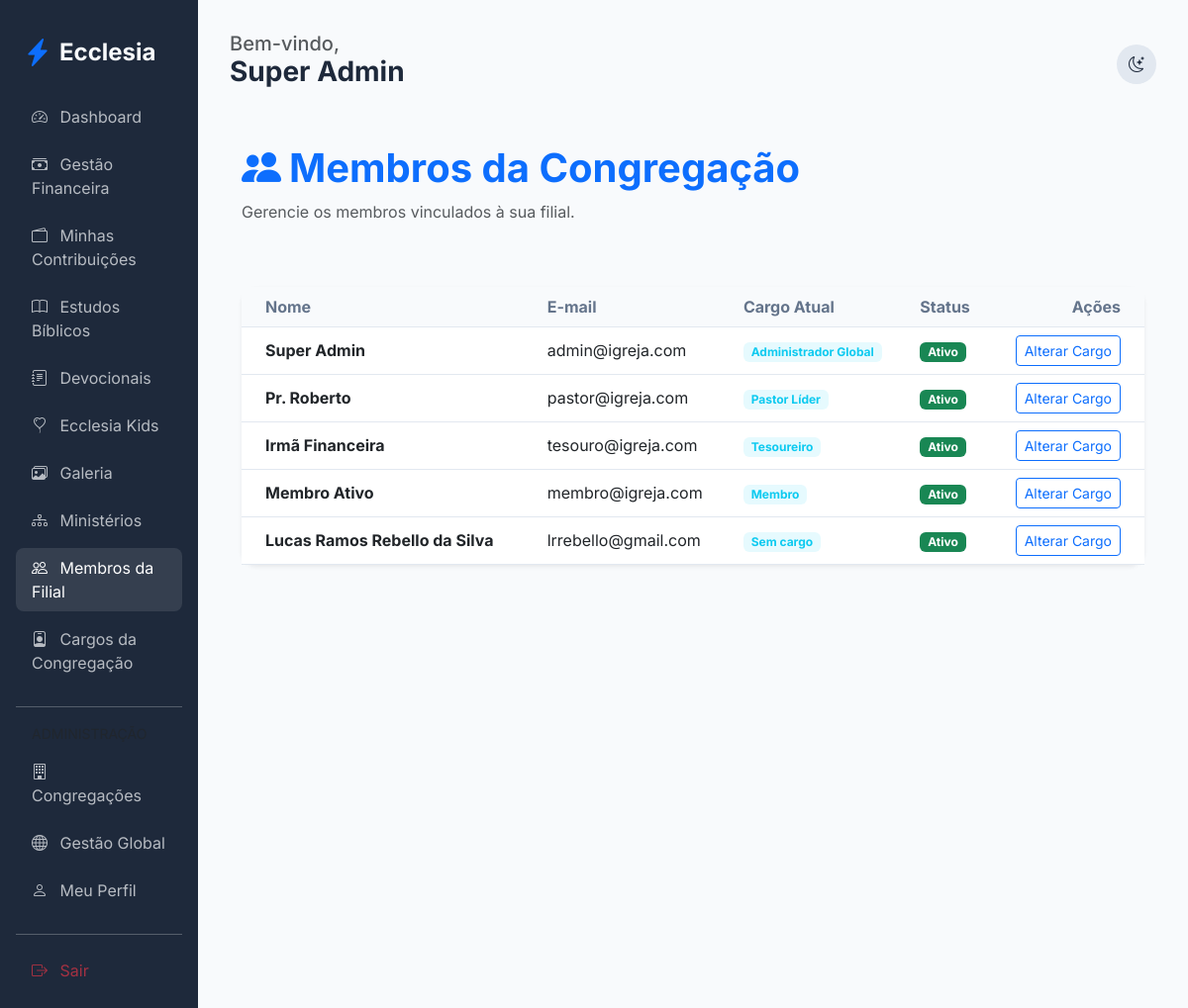
Before: /members/my-church/members (signed in) with the older database file.
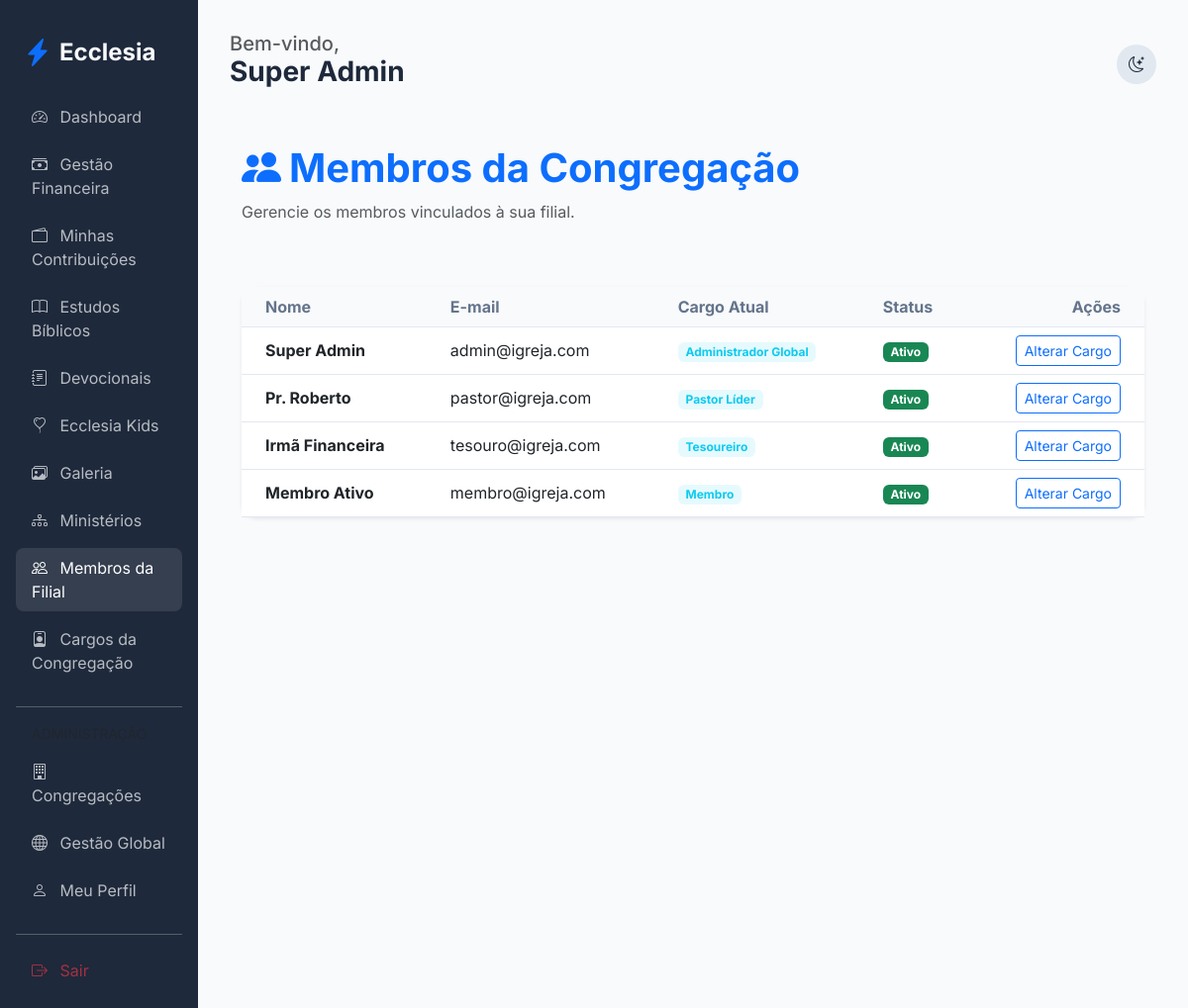
After: the same page with the newer database file.
### app/core/models.py (models this page shows, shortened)
class User(db.Model, UserMixin):
    id = db.Column(db.Integer, primary_key=True)
    name = db.Column(db.String(100), nullable=False)
    email = db.Column(db.String(120), unique=True, nullable=False)
    password_hash = db.Column(db.String(128))
    birth_date = db.Column(db.Date)
    gender = db.Column(db.String(20))
    documents = db.Column(db.String(200)) # Flexível para diferentes países
    address = db.Column(db.Text)
    phone = db.Column(db.String(50))
    profile_photo = db.Column(db.String(255), nullable=True)
    status = db.Column(db.String(20), default='pending') # pending, active, rejected
    is_ministry_leader = db.Column(db.Boolean, default=False)
    church_id = db.Column(db.Integer, db.ForeignKey('church.id'))
    family_id = db.Column(db.Integer, db.ForeignKey('family.id'), nullable=True)
    church_role_id = db.Column(db.Integer, db.ForeignKey('church_role.id'), nullable=True)
    ministries = db.relationship('Ministry', secondary=member_ministries, backref=db.backref('members', lazy='dynamic'))
    can_manage_ministries = db.Column(db.Boolean, default=False)
    can_manage_media = db.Column(db.Boolean, default=False)
    can_publish_devotionals = db.Column(db.Boolean, default=False)
    can_approve_members = db.Column(db.Boolean, default=False)
    can_manage_finance = db.Column(db.Boolean, default=False)
    can_manage_kids = db.Column(db.Boolean, default=False)
    can_manage_events = db.Column(db.Boolean, default=False)

class ChurchRole(db.Model):
    id = db.Column(db.Integer, primary_key=True)
    name = db.Column(db.String(80), nullable=False)
    description = db.Column(db.Text, nullable=True)
    church_id = db.Column(db.Integer, db.ForeignKey('church.id'), nullable=False)
    is_active = db.Column(db.Boolean, default=True)
    order = db.Column(db.Integer, default=0)  # para ordenar na exibição
    users = db.relationship('User', backref='church_role', lazy=True)

### app/modules/members/routes.py (the view)
@members_bp.route('/my-church/members')
@login_required
def church_members():
    if not can_manage_members():
        flash('Acesso negado.', 'danger')
        return redirect(url_for('members.dashboard'))
    members = User.query.filter_by(church_id=current_user.church_id).all()
    return render_template('members/church_members.html', members=members)

### app/modules/members/routes.py (called while the page is built)
def can_manage_members():
    return current_user.can_approve_members or (current_user.church_role and current_user.church_role.name in ['Administrador Global', 'Pastor Líder'])

### app/templates/members/church_members.html
{% extends "base.html" %}
{% block content %}
<div class="container py-4">
    <div class="d-flex justify-content-between align-items-center mb-5">
        <div>
            <h1 class="fw-bold text-primary"><i class="bi bi-people-fill me-2"></i>Membros da Congregação</h1>
            <p class="text-muted">Gerencie os membros vinculados à sua filial.</p>
        </div>
    </div>
    <div class="card border-0 shadow-sm">
        <div class="table-responsive">
            <table class="table table-hover align-middle mb-0">
                <thead class="bg-light">
                    <tr>
                        <th class="ps-4">Nome</th>
                        <th>E-mail</th>
                        <th>Cargo Atual</th>
                        <th>Status</th>
                        <th class="text-end pe-4">Ações</th>
                    </tr>
                </thead>
                <tbody>
                    {% for member in members %}
                    <tr>
                        <td class="ps-4 fw-bold">{{ member.name }}</td>
                        <td>{{ member.email }}</td>
                        <td><span class="badge bg-info bg-opacity-10 text-info">{{ member.church_role.name if member.church_role else 'Sem cargo' }}</span></td>
                        <td>
                            {% if member.status == 'active' %}
                            <span class="badge bg-success">Ativo</span>
                            {% elif member.status == 'pending' %}
                            <span class="badge bg-warning">Pendente</span>
                            {% else %}
                            <span class="badge bg-danger">Inativo</span>
                            {% endif %}
                        </td>
                        <td class="text-end pe-4">
                            <a href="{{ url_for('members.promote_member', id=member.id) }}" class="btn btn-sm btn-outline-primary">Alterar Cargo</a>
                        </td>
                    </tr>
                    {% endfor %}
                </tbody>
            </table>
        </div>
    </div>
</div>
{% endblock %}

### app/templates/base.html (shortened to what the changed rows need)
<!DOCTYPE html>
<html lang="pt-BR">
<head>
    <link href="https://cdn.jsdelivr.net/npm/bootstrap@5.3.0/dist/css/bootstrap.min.css" rel="stylesheet">
    <link href="https://cdn.jsdelivr.net/npm/bootstrap-icons@1.10.0/font/bootstrap-icons.css" rel="stylesheet">
    <link rel="stylesheet" href="{{ url_for('static', filename='css/premium.css') }}">
</head>
<body>
    <div class="container-fluid">
        <div class="row">
            <div class="col-md-9 col-lg-10 main-content {{ 'mx-auto' if not current_user.is_authenticated }}">
                <header class="d-flex justify-content-between align-items-center mb-4">
                    <div>
                        {% if current_user.is_authenticated %}
                        <h5 class="text-muted mb-0">Bem-vindo,</h5>
                        <h3 class="fw-bold">{{ current_user.name }}</h3>
                        {% endif %}
                    </div>
                </header>
                {% block content %}{% endblock %}
            </div>
        </div>
    </div>
</body>
</html>

Changed rows visible on the page:
removed User: name "Lucas Ramos Rebello da Silva", email "lrrebello@gmail.com", church_role "Sem cargo", status "Ativo"
